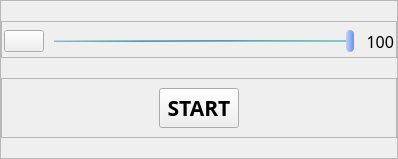
                         <widget class="QFrame" name="zonePageFooter">
                          <property name="frameShape">
                           <enum>QFrame::StyledPanel</enum>
                          </property>
                          <property name="frameShadow">
                           <enum>QFrame::Raised</enum>
                          </property>
                          <layout class="QVBoxLayout" name="verticalLayout_38">
                           <property name="spacing">
                            <number>20</number>
                           </property>
                           <property name="leftMargin">
                            <number>0</number>
                           </property>
                           <property name="topMargin">
                            <number>20</number>
                           </property>
                           <property name="rightMargin">
                            <number>0</number>
                           </property>
                           <property name="bottomMargin">
                            <number>20</number>
                           </property>
                           <item alignment="Qt::AlignHCenter">
                            <widget class="QFrame" name="volumeSetFrame">
                             <property name="frameShape">
                              <enum>QFrame::StyledPanel</enum>
                             </property>
                             <property name="frameShadow">
                              <enum>QFrame::Raised</enum>
                             </property>
                             <layout class="QHBoxLayout" name="horizontalLayout_20">
                              <property name="spacing">
                               <number>10</number>
                              </property>
                              <property name="leftMargin">
                               <number>2</number>
                              </property>
                              <property name="topMargin">
                               <number>5</number>
                              </property>
                              <property name="rightMargin">
                               <number>2</number>
                              </property>
                              <property name="bottomMargin">
                               <number>2</number>
                              </property>
                              <item>
                               <widget class="QPushButton" name="btnVolume">
                                <property name="cursor">
                                 <cursorShape>PointingHandCursor</cursorShape>
                                </property>
                                <property name="text">
                                 <string/>
                                </property>
                                <property name="icon">
                                 <iconset resource="resources.qrc">
                                  <normaloff>:/icons/icons/volume-2.svg</normaloff>:/icons/icons/volume-2.svg</iconset>
                                </property>
                                <property name="iconSize">
                                 <size>
                                  <width>28</width>
                                  <height>28</height>
                                 </size>
                                </property>
                                <property name="checkable">
                                 <bool>true</bool>
                                </property>
                               </widget>
                              </item>
                              <item>
                               <widget class="QSlider" name="volumeSlider">
                                <property name="minimumSize">
                                 <size>
                                  <width>300</width>
                                  <height>28</height>
                                 </size>
                                </property>
                                <property name="cursor">
                                 <cursorShape>PointingHandCursor</cursorShape>
                                </property>
                                <property name="styleSheet">
                                 <string notr="true">QSlider::groove:horizontal{
	height: 2px;
	background-color: qlineargradient(spread:pad, x1:0.083, y1:0.177, x2:0.762, y2:0.534, stop:0 rgba(192, 210, 218, 255), stop:0.19774 rgba(125, 202, 194, 255), stop:0.59322 rgba(95, 145, 182, 255), stop:1 rgba(125, 202, 194, 255));
	margin: 10px 0px;
}
QSlider::groove:horizontal:disabled{
	background-color: #666;
}
QSlider::handle:horizontal{
	background-color: qlineargradient(spread:repeat, x1:0, y1:0.5, x2:1, y2:0.5, stop:0 rgba(199, 215, 226, 255), stop:1 rgba(102, 142, 255, 255));
	width: 8px;
	margin: -10px 0px;
	border-radius: 4px;
}
QSlider::handle:horizontal:hover{
	background-color: qlineargradient(spread:pad, x1:0.336158, y1:0.034, x2:0.63, y2:0.972, stop:0 rgba(149, 180, 134, 255), stop:0.316384 rgba(92, 168, 54, 255), stop:0.621469 rgba(79, 155, 41, 255), stop:1 rgba(216, 251, 199, 255));
}
QSlider::handle:horizontal:disabled{
	background-color: #aaa;
}</string>
                                </property>
                                <property name="maximum">
                                 <number>100</number>
                                </property>
                                <property name="value">
                                 <number>100</number>
                                </property>
                                <property name="orientation">
                                 <enum>Qt::Horizontal</enum>
                                </property>
                               </widget>
                              </item>
                              <item>
                               <widget class="QLabel" name="labelVolume">
                                <property name="minimumSize">
                                 <size>
                                  <width>30</width>
                                  <height>0</height>
                                 </size>
                                </property>
                                <property name="font">
                                 <font>
                                  <family>Noto Sans</family>
                                  <pointsize>12</pointsize>
                                 </font>
                                </property>
                                <property name="text">
                                 <string>100</string>
                                </property>
                                <property name="alignment">
                                 <set>Qt::AlignRight|Qt::AlignTrailing|Qt::AlignVCenter</set>
                                </property>
                               </widget>
                              </item>
                             </layout>
                            </widget>
                           </item>
                           <item>
                            <widget class="QFrame" name="frame_10">
                             <property name="frameShape">
                              <enum>QFrame::StyledPanel</enum>
                             </property>
                             <property name="frameShadow">
                              <enum>QFrame::Raised</enum>
                             </property>
                             <layout class="QVBoxLayout" name="verticalLayout_37">
                              <item alignment="Qt::AlignHCenter">
                               <widget class="QPushButton" name="btnStart">
                                <property name="minimumSize">
                                 <size>
                                  <width>0</width>
                                  <height>40</height>
                                 </size>
                                </property>
                                <property name="font">
                                 <font>
                                  <family>Noto Sans</family>
                                  <pointsize>16</pointsize>
                                  <weight>75</weight>
                                  <bold>true</bold>
                                 </font>
                                </property>
                                <property name="cursor">
                                 <cursorShape>PointingHandCursor</cursorShape>
                                </property>
                                <property name="toolTip">
                                 <string>Play audio</string>
                                </property>
                                <property name="text">
                                 <string>START</string>
                                </property>
                                <property name="icon">
                                 <iconset resource="resources.qrc">
                                  <normaloff>:/icons/icons/play.svg</normaloff>:/icons/icons/play.svg</iconset>
                                </property>
                                <property name="iconSize">
                                 <size>
                                  <width>28</width>
                                  <height>28</height>
                                 </size>
                                </property>
                               </widget>
                              </item>
                             </layout>
                            </widget>
                           </item>
                          </layout>
                         </widget>
